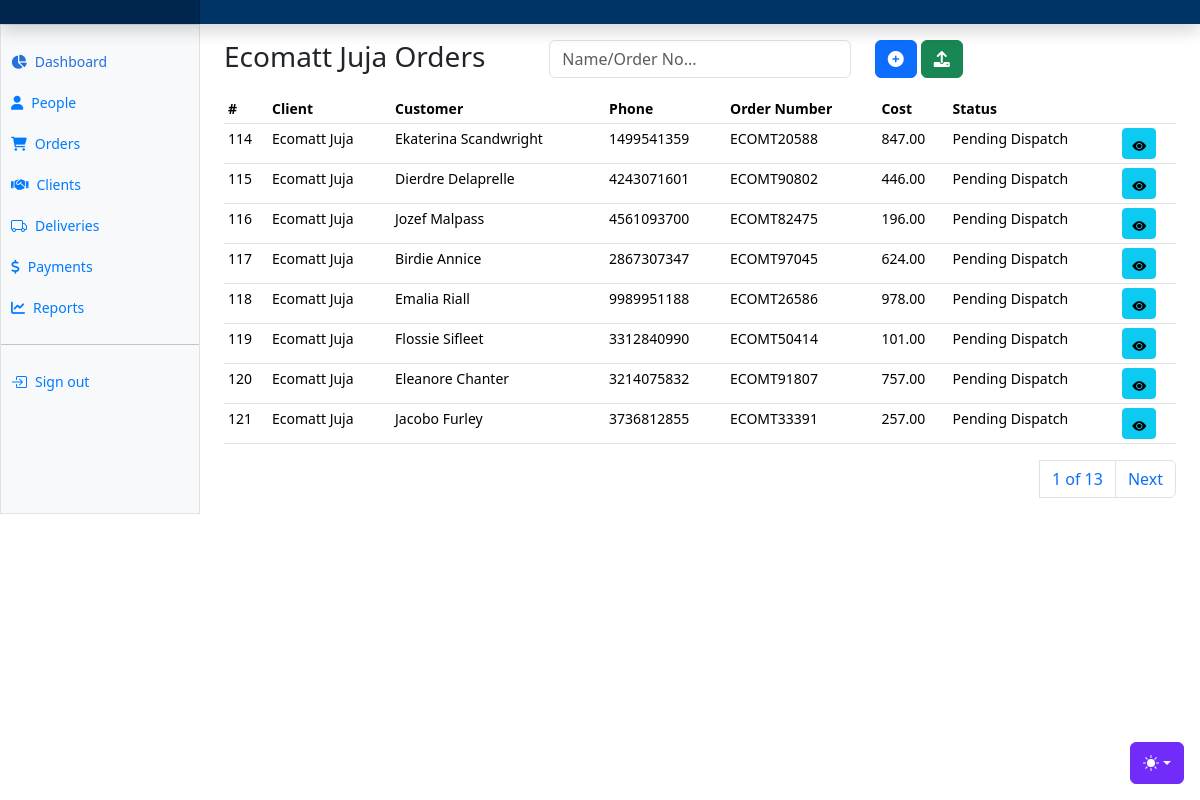
Page /clients/client-orders/2/ (signed in) on the committed database.
### apps/clients/models.py (models this page shows, shortened)
class Client(AbstractBaseModel):
    client_uuid = models.UUIDField(default=uuid.uuid4())
    tenant = models.ForeignKey("tenants.Tenant", on_delete=models.CASCADE)
    name = models.CharField(max_length=255)
    phone_number = models.CharField(max_length=255)
    email = models.EmailField(null=True)
    website = models.CharField(max_length=255, null=True)
    address = models.CharField(max_length=255)
    town = models.CharField(max_length=255)
    country = models.CharField(max_length=255)
    def __str__(self):
        return self.name

class Order(AbstractBaseModel):
    tenant = models.ForeignKey("tenants.Tenant", on_delete=models.CASCADE)
    client = models.ForeignKey(Client, on_delete=models.CASCADE, related_name="clientorders")
    order_number = models.CharField(max_length=255)
    customer_name = models.CharField(max_length=255)
    customer_phone = models.CharField(max_length=255)
    customer_location = models.JSONField(null=True)
    customer_address = models.CharField(max_length=500)
    order_status = models.CharField(
        max_length=255, choices=ORDER_STATUSES, default="Pending Dispatch"
    )
    delivery_cost = models.DecimalField(max_digits=100, decimal_places=2, default=0)
    delivery_urgency = models.CharField(max_length=255, null=True)
    additional_details = models.JSONField(default=dict)

### apps/clients/views.py (the view)
# urls.py: path("client-orders/<int:id>/", client_orders, name="client-orders"),
@login_required(login_url="/users/login")
def client_orders(request, id):
    client = Client.objects.get(id=id)
    orders = client.clientorders.all().order_by("-created")
    paginator = Paginator(orders, 8)
    page_number = request.GET.get("page")
    page_obj = paginator.get_page(page_number)
    context = {"page_obj": page_obj, "client": client}
    return render(request, "orders/client_orders.html", context)

### templates/orders/client_orders.html (shortened to what this page needs)
{% extends "base.html" %}
{% block content %}
<div class="row">
    <div class="col-md-4">
        <h3>{{client.name}} Orders</h3>
    </div>
    <div class="col-md-4">
      <form method="POST">
        <div class="input-group mb-3">
            <div class="col">
              <input type="text" class="form-control" name="search_text" id="search_text" placeholder="Name/Order No...">
            </div>
          </div>
      </form>
    </div>
    <div class="col-md-4">
      <button class="btn btn-primary" data-bs-toggle="modal" data-bs-target="#newOrderModal"><li class="fas fa-plus-circle"></li></button>
      <button class="btn btn-success" data-bs-toggle="modal" data-bs-target="#uploadOrdersModal"><li class="fas fa-upload"></li></button>
    </div>
</div>
      <div class="table-responsive small">
        <table class="table table-sm">
          <thead>
            <tr>
              <th scope="col">#</th>
              <th scope="col">Client</th>
              <th scope="col">Customer</th>
              <th scope="col">Phone</th>
              <th scope="col">Order Number</th>
              <th scope="col">Cost</th>
              <th scope="col">Status</th>
              <th scope="col"></th>
            </tr>
          </thead>
          <tbody>
            {% for order in page_obj %}
            <tr>
              <td>{{order.id}}</td>
              <td>{{order.client}}</td>
              <td>{{order.customer_name}}</td>
              <td>{{order.customer_phone}}</td>
              <td>{{order.order_number}}</td>
              <td>{{order.delivery_cost}}</td>
              <td>{{order.order_status}}</td>
              <td>
                <a href="" class="btn btn-info btn-sm" data-bs-toggle="modal" data-bs-target="#orderDetailsModal{{ order.id }}"><i class="bi bi-eye-fill"></i></a>
              </td>
            </tr>
            {% endfor %}
          </tbody>
        </table>
        <div>
          <nav aria-label="Page navigation example">
            <ul class="pagination justify-content-end">
              <a class="page-link" href="#">{{ page_obj.number }} of {{ page_obj.paginator.num_pages }}</a>
              {% if page_obj.has_next %}
              <li class="page-item"><a class="page-link" href="?page={{ page_obj.next_page_number }}">Next</a></li>
              {% endif %}
            </ul>
          </nav>
        </div>
      </div>
{% endblock content %}

### static/dashboard.css (style rules this page uses)
.bi { display: inline-block; width: 1rem; height: 1rem; }

### templates/base.html (style rules this page uses)
.bi { vertical-align: -.125em; fill: currentColor; }

### rows in the picture
Client: name "Ecomatt Juja"
Order: id "114", client "Ecomatt Juja", customer_name "Ekaterina Scandwright", customer_phone "1499541359", order_number "ECOMT20588", delivery_cost "847.00", order_status "Pending Dispatch"
Order: id "115", client "Ecomatt Juja", customer_name "Dierdre Delaprelle", customer_phone "4243071601", order_number "ECOMT90802", delivery_cost "446.00", order_status "Pending Dispatch"
Order: id "116", client "Ecomatt Juja", customer_name "Jozef Malpass", customer_phone "4561093700", order_number "ECOMT82475", delivery_cost "196.00", order_status "Pending Dispatch"
Order: id "117", client "Ecomatt Juja", customer_name "Birdie Annice", customer_phone "2867307347", order_number "ECOMT97045", delivery_cost "624.00", order_status "Pending Dispatch"
Order: id "118", client "Ecomatt Juja", customer_name "Emalia Riall", customer_phone "9989951188", order_number "ECOMT26586", delivery_cost "978.00", order_status "Pending Dispatch"
Order: id "119", client "Ecomatt Juja", customer_name "Flossie Sifleet", customer_phone "3312840990", order_number "ECOMT50414", delivery_cost "101.00", order_status "Pending Dispatch"
Order: id "120", client "Ecomatt Juja", customer_name "Eleanore Chanter", customer_phone "3214075832", order_number "ECOMT91807", delivery_cost "757.00", order_status "Pending Dispatch"
Order: id "121", client "Ecomatt Juja", customer_name "Jacobo Furley", customer_phone "3736812855", order_number "ECOMT33391", delivery_cost "257.00", order_status "Pending Dispatch"

### other values in the picture
{{ page_obj.number }} "1"
{{ page_obj.paginator.num_pages }} "13"
